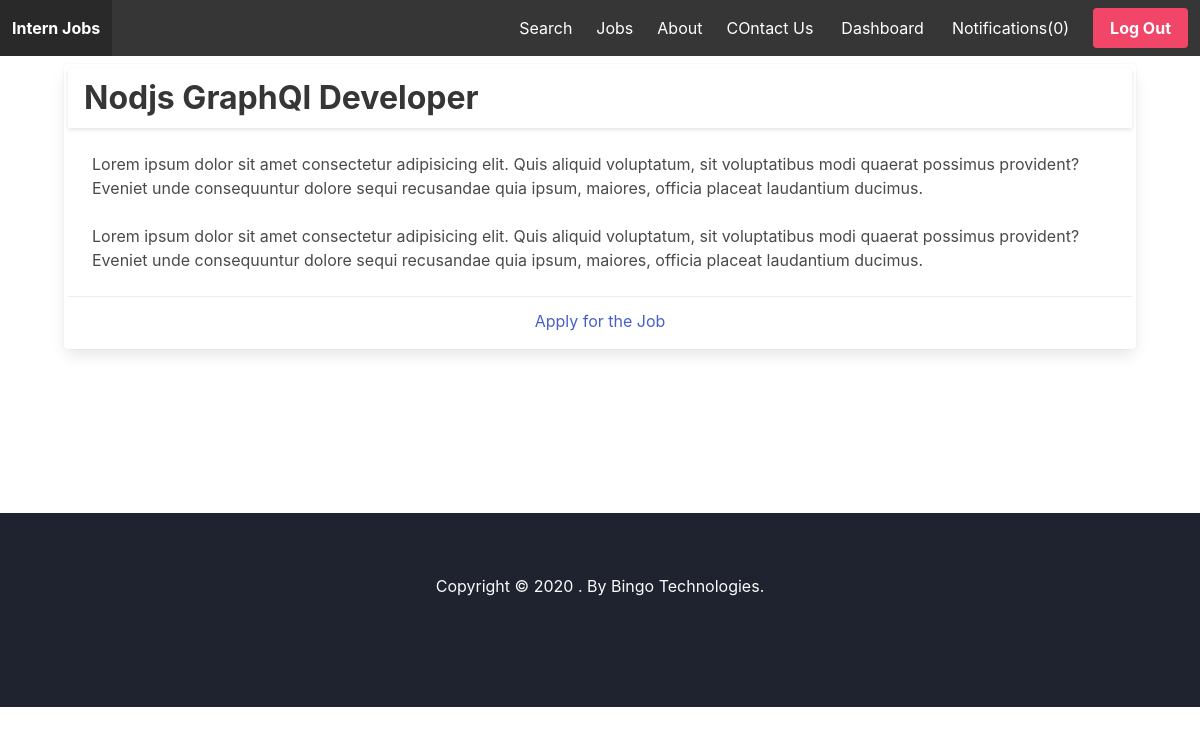
The app's page /jobs/1/ (signed in) with its own data.
### jobsApp/models.py (models this page shows, shortened)
class Job(models.Model):
    ACTIVE = 'active'
    EMPLOYED ='employed'
    ARCHIVED = 'archived'
    CHOICES_STATUS =(
        (ACTIVE,'Active'),
        (EMPLOYED,'Employed'),
        (ARCHIVED,'Archived')
    )
    title = models.CharField(max_length=255)
    show_description= models.TextField()
    long_description= models.TextField(blank=True,null=True)
    company_name = models.CharField(max_length=255)
    company_address = models.CharField(max_length=255,blank=True,null=True)
    company_zipcode =models.CharField(max_length=255,blank=True,null=True)
    company_place = models.CharField(max_length=255,blank=True,null=True)
    company_country=models.CharField(max_length=255,blank=True,null=True)
    created_by= models.ForeignKey(User,related_name='jobs',on_delete=models.CASCADE)
    created_at = models.DateTimeField(auto_now_add=True)
    changed_at = models.DateTimeField(auto_now=True)
    status = models.CharField(max_length=20,choices=CHOICES_STATUS,default=ACTIVE)

### jobsApp/views.py (the view)
# urls.py: path('<int:job_id>/',jobDetails,name='job_details'),
def jobDetails(request,job_id):
    job = Job.objects.get(pk=job_id)
    return render(request,'jobsApp/job_details.html',{'job':job,'userprofile':request.user.userprofile} )

### notificationApp/context_processors.py (called while the page is built)
def notifications(request):
    if request.user.is_authenticated:
        return{'notifications':request.user.notifications.filter(is_read=False)}
    else:
        return {'notifications':[]}

### jobsApp/templates/jobsApp/job_details.html
{% extends 'coreApp/base.html'%} {% block content %}
<div class="column ">
    <div class="card m-1 p-1">
        <header class="card-header">
            <p class="title has-text-centered card-header-title">
                {{ job.title }}
            </p>
        </header>
        <div class="card-content">
            <p class="content">
                {{ job.show_description }}
            </p>
            <p class="content">
                {{ job.long_description }}
            </p>
        </div>
        <div class="card-footer">
            {% if userprofile.is_employer %}
            <a class="card-footer-item is-success" href="{% url 'edit_job' job.id %}">Edit This Job</a> {% else %}
            <a class="card-footer-item is-success" href="{% url 'apply_for_job' job.id %}">Apply for the Job </a> {% endif %}
        </div>
    </div>
</div>
{% endblock %}

### records on screen
Job: title "Nodjs GraphQl Developer", show_description "Lorem ipsum dolor sit amet consectetur adipisicing elit. Quis aliquid voluptatum, sit voluptatibus modi quaerat possimus provident? Eveniet unde consequuntur dolore sequi recusandae quia ipsum, maiores, officia placeat laudantium ducimus.", long_description "Lorem ipsum dolor sit amet consectetur adipisicing elit. Quis aliquid voluptatum, sit voluptatibus modi quaerat possimus provident? Eveniet unde consequuntur dolore sequi recusandae quia ipsum, maiores, officia placeat laudantium ducimus."

### other values on screen
{{ notifications.count }} "0"
